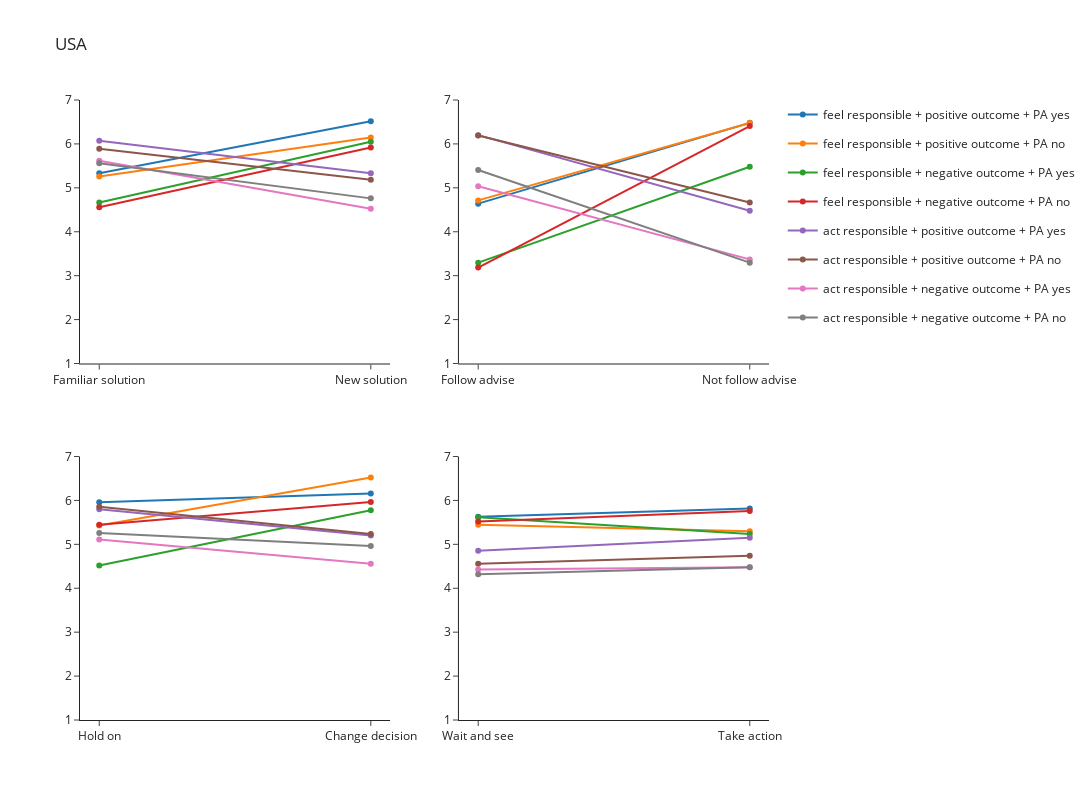

The notebook cell this image was saved under:
### Code cell
create_line_subplot(
    data=data_usa, output_file_name="scenarios_usa", show_fig=True, fig_title="USA"
)

### Figure 1 — Plotly figure (JSON) as saved in the notebook; plotly's stock layout.template omitted (floating-point values rounded to 4 significant figures)
{"data": [{"legendgroup": "feel responsible + positive outcome + PA yes", "marker": {"color": "#1F77B4"}, "mode": "lines+markers", "name": "feel responsible + positive outcome + PA yes", "showlegend": true, "type": "scatter", "x": ["Familiar solution", "New solution"], "xaxis": "x", "y": [5.333, 6.519], "yaxis": "y"}, {"legendgroup": "feel responsible + positive outcome + PA no", "marker": {"color": "#FF7F0E"}, "mode": "lines+markers", "name": "feel responsible + positive outcome + PA no", "showlegend": true, "type": "scatter", "x": ["Familiar solution", "New solution"], "xaxis": "x", "y": [5.259, 6.148], "yaxis": "y"}, {"legendgroup": "feel responsible + negative outcome + PA yes", "marker": {"color": "#2CA02C"}, "mode": "lines+markers", "name": "feel responsible + negative outcome + PA yes", "showlegend": true, "type": "scatter", "x": ["Familiar solution", "New solution"], "xaxis": "x", "y": [4.667, 6.048], "yaxis": "y"}, {"legendgroup": "feel responsible + negative outcome + PA no", "marker": {"color": "#D62728"}, "mode": "lines+markers", "name": "feel responsible + negative outcome + PA no", "showlegend": true, "type": "scatter", "x": ["Familiar solution", "New solution"], "xaxis": "x", "y": [4.56, 5.92], "yaxis": "y"}, {"legendgroup": "act responsible + positive outcome + PA yes", "marker": {"color": "#9467BD"}, "mode": "lines+markers", "name": "act responsible + positive outcome + PA yes", "showlegend": true, "type": "scatter", "x": ["Familiar solution", "New solution"], "xaxis": "x", "y": [6.074, 5.333], "yaxis": "y"}, {"legendgroup": "act responsible + positive outcome + PA no", "marker": {"color": "#8C564B"}, "mode": "lines+markers", "name": "act responsible + positive outcome + PA no", "showlegend": true, "type": "scatter", "x": ["Familiar solution", "New solution"], "xaxis": "x", "y": [5.889, 5.185], "yaxis": "y"}, {"legendgroup": "act responsible + negative outcome + PA yes", "marker": {"color": "#E377C2"}, "mode": "lines+markers", "name": "act responsible + negative outcome + PA yes", "showlegend": true, "type": "scatter", "x": ["Familiar solution", "New solution"], "xaxis": "x", "y": [5.619, 4.524], "yaxis": "y"}, {"legendgroup": "act responsible + negative outcome + PA no", "marker": {"color": "#7F7F7F"}, "mode": "lines+markers", "name": "act responsible + negative outcome + PA no", "showlegend": true, "type": "scatter", "x": ["Familiar solution", "New solution"], "xaxis": "x", "y": [5.56, 4.76], "yaxis": "y"}, {"legendgroup": "feel responsible + positive outcome + PA yes", "marker": {"color": "#1F77B4"}, "mode": "lines+markers", "name": "feel responsible + positive outcome + PA yes", "showlegend": false, "type": "scatter", "x": ["Follow advise", "Not follow advise"], "xaxis": "x2", "y": [4.64, 6.48], "yaxis": "y2"}, {"legendgroup": "feel responsible + positive outcome + PA no", "marker": {"color": "#FF7F0E"}, "mode": "lines+markers", "name": "feel responsible + positive outcome + PA no", "showlegend": false, "type": "scatter", "x": ["Follow advise", "Not follow advise"], "xaxis": "x2", "y": [4.714, 6.476], "yaxis": "y2"}, {"legendgroup": "feel responsible + negative outcome + PA yes", "marker": {"color": "#2CA02C"}, "mode": "lines+markers", "name": "feel responsible + negative outcome + PA yes", "showlegend": false, "type": "scatter", "x": ["Follow advise", "Not follow advise"], "xaxis": "x2", "y": [3.296, 5.481], "yaxis": "y2"}, {"legendgroup": "feel responsible + negative outcome + PA no", "marker": {"color": "#D62728"}, "mode": "lines+markers", "name": "feel responsible + negative outcome + PA no", "showlegend": false, "type": "scatter", "x": ["Follow advise", "Not follow advise"], "xaxis": "x2", "y": [3.185, 6.407], "yaxis": "y2"}, {"legendgroup": "act responsible + positive outcome + PA yes", "marker": {"color": "#9467BD"}, "mode": "lines+markers", "name": "act responsible + positive outcome + PA yes", "showlegend": false, "type": "scatter", "x": ["Follow advise", "Not follow advise"], "xaxis": "x2", "y": [6.2, 4.48], "yaxis": "y2"}, {"legendgroup": "act responsible + positive outcome + PA no", "marker": {"color": "#8C564B"}, "mode": "lines+markers", "name": "act responsible + positive outcome + PA no", "showlegend": false, "type": "scatter", "x": ["Follow advise", "Not follow advise"], "xaxis": "x2", "y": [6.19, 4.667], "yaxis": "y2"}, {"legendgroup": "act responsible + negative outcome + PA yes", "marker": {"color": "#E377C2"}, "mode": "lines+markers", "name": "act responsible + negative outcome + PA yes", "showlegend": false, "type": "scatter", "x": ["Follow advise", "Not follow advise"], "xaxis": "x2", "y": [5.037, 3.37], "yaxis": "y2"}, {"legendgroup": "act responsible + negative outcome + PA no", "marker": {"color": "#7F7F7F"}, "mode": "lines+markers", "name": "act responsible + negative outcome + PA no", "showlegend": false, "type": "scatter", "x": ["Follow advise", "Not follow advise"], "xaxis": "x2", "y": [5.407, 3.296], "yaxis": "y2"}, {"legendgroup": "feel responsible + positive outcome + PA yes", "marker": {"color": "#1F77B4"}, "mode": "lines+markers", "name": "feel responsible + positive outcome + PA yes", "showlegend": false, "type": "scatter", "x": ["Hold on", "Change decision"], "xaxis": "x3", "y": [5.96, 6.16], "yaxis": "y3"}, {"legendgroup": "feel responsible + positive outcome + PA no", "marker": {"color": "#FF7F0E"}, "mode": "lines+markers", "name": "feel responsible + positive outcome + PA no", "showlegend": false, "type": "scatter", "x": ["Hold on", "Change decision"], "xaxis": "x3", "y": [5.429, 6.524], "yaxis": "y3"}, {"legendgroup": "feel responsible + negative outcome + PA yes", "marker": {"color": "#2CA02C"}, "mode": "lines+markers", "name": "feel responsible + negative outcome + PA yes", "showlegend": false, "type": "scatter", "x": ["Hold on", "Change decision"], "xaxis": "x3", "y": [4.519, 5.778], "yaxis": "y3"}, {"legendgroup": "feel responsible + negative outcome + PA no", "marker": {"color": "#D62728"}, "mode": "lines+markers", "name": "feel responsible + negative outcome + PA no", "showlegend": false, "type": "scatter", "x": ["Hold on", "Change decision"], "xaxis": "x3", "y": [5.444, 5.963], "yaxis": "y3"}, {"legendgroup": "act responsible + positive outcome + PA yes", "marker": {"color": "#9467BD"}, "mode": "lines+markers", "name": "act responsible + positive outcome + PA yes", "showlegend": false, "type": "scatter", "x": ["Hold on", "Change decision"], "xaxis": "x3", "y": [5.8, 5.2], "yaxis": "y3"}, {"legendgroup": "act responsible + positive outcome + PA no", "marker": {"color": "#8C564B"}, "mode": "lines+markers", "name": "act responsible + positive outcome + PA no", "showlegend": false, "type": "scatter", "x": ["Hold on", "Change decision"], "xaxis": "x3", "y": [5.857, 5.238], "yaxis": "y3"}, {"legendgroup": "act responsible + negative outcome + PA yes", "marker": {"color": "#E377C2"}, "mode": "lines+markers", "name": "act responsible + negative outcome + PA yes", "showlegend": false, "type": "scatter", "x": ["Hold on", "Change decision"], "xaxis": "x3", "y": [5.111, 4.556], "yaxis": "y3"}, {"legendgroup": "act responsible + negative outcome + PA no", "marker": {"color": "#7F7F7F"}, "mode": "lines+markers", "name": "act responsible + negative outcome + PA no", "showlegend": false, "type": "scatter", "x": ["Hold on", "Change decision"], "xaxis": "x3", "y": [5.259, 4.963], "yaxis": "y3"}, {"legendgroup": "feel responsible + positive outcome + PA yes", "marker": {"color": "#1F77B4"}, "mode": "lines+markers", "name": "feel responsible + positive outcome + PA yes", "showlegend": false, "type": "scatter", "x": ["Wait and see", "Take action"], "xaxis": "x4", "y": [5.63, 5.815], "yaxis": "y4"}, {"legendgroup": "feel responsible + positive outcome + PA no", "marker": {"color": "#FF7F0E"}, "mode": "lines+markers", "name": "feel responsible + positive outcome + PA no", "showlegend": false, "type": "scatter", "x": ["Wait and see", "Take action"], "xaxis": "x4", "y": [5.444, 5.296], "yaxis": "y4"}, {"legendgroup": "feel responsible + negative outcome + PA yes", "marker": {"color": "#2CA02C"}, "mode": "lines+markers", "name": "feel responsible + negative outcome + PA yes", "showlegend": false, "type": "scatter", "x": ["Wait and see", "Take action"], "xaxis": "x4", "y": [5.619, 5.238], "yaxis": "y4"}, {"legendgroup": "feel responsible + negative outcome + PA no", "marker": {"color": "#D62728"}, "mode": "lines+markers", "name": "feel responsible + negative outcome + PA no", "showlegend": false, "type": "scatter", "x": ["Wait and see", "Take action"], "xaxis": "x4", "y": [5.52, 5.76], "yaxis": "y4"}, {"legendgroup": "act responsible + positive outcome + PA yes", "marker": {"color": "#9467BD"}, "mode": "lines+markers", "name": "act responsible + positive outcome + PA yes", "showlegend": false, "type": "scatter", "x": ["Wait and see", "Take action"], "xaxis": "x4", "y": [4.852, 5.148], "yaxis": "y4"}, {"legendgroup": "act responsible + positive outcome + PA no", "marker": {"color": "#8C564B"}, "mode": "lines+markers", "name": "act responsible + positive outcome + PA no", "showlegend": false, "type": "scatter", "x": ["Wait and see", "Take action"], "xaxis": "x4", "y": [4.556, 4.741], "yaxis": "y4"}, {"legendgroup": "act responsible + negative outcome + PA yes", "marker": {"color": "#E377C2"}, "mode": "lines+markers", "name": "act responsible + negative outcome + PA yes", "showlegend": false, "type": "scatter", "x": ["Wait and see", "Take action"], "xaxis": "x4", "y": [4.429, 4.476], "yaxis": "y4"}, {"legendgroup": "act responsible + negative outcome + PA no", "marker": {"color": "#7F7F7F"}, "mode": "lines+markers", "name": "act responsible + negative outcome + PA no", "showlegend": false, "type": "scatter", "x": ["Wait and see", "Take action"], "xaxis": "x4", "y": [4.32, 4.48], "yaxis": "y4"}], "layout": {"height": 800, "title": {"text": "USA"}, "width": 1100, "xaxis": {"anchor": "y", "domain": [0, 0.45]}, "xaxis2": {"anchor": "y2", "domain": [0.55, 1]}, "xaxis3": {"anchor": "y3", "domain": [0, 0.45]}, "xaxis4": {"anchor": "y4", "domain": [0.55, 1]}, "yaxis": {"anchor": "x", "domain": [0.575, 1], "dtick": 1, "range": [1, 7]}, "yaxis2": {"anchor": "x2", "domain": [0.575, 1], "dtick": 1, "range": [1, 7]}, "yaxis3": {"anchor": "x3", "domain": [0, 0.425], "dtick": 1, "range": [1, 7]}, "yaxis4": {"anchor": "x4", "domain": [0, 0.425], "dtick": 1, "range": [1, 7]}}}
